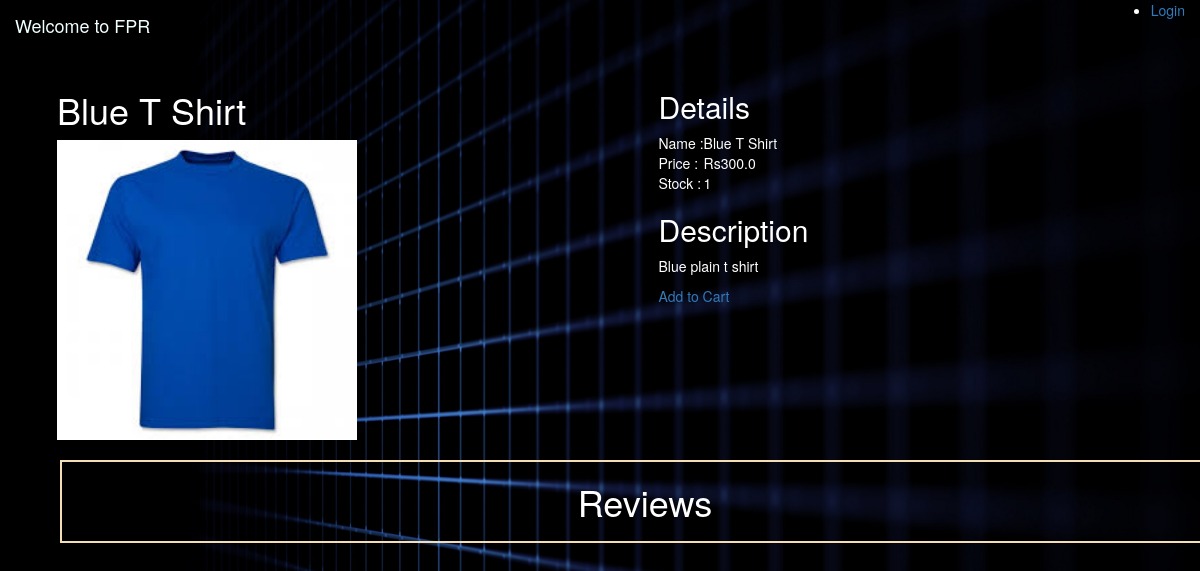
Page /productDescription?productId=9 on the committed database.
### tables this page shows
CREATE TABLE products
		(productId INTEGER PRIMARY KEY,
		name TEXT,
		price REAL,
		description TEXT,
		image TEXT,
		stock INTEGER,
		categoryId INTEGER,
		FOREIGN KEY(categoryId) REFERENCES categories(categoryId)
		);

### run.py (the view)
@app.route("/productDescription")
def productDescription():
    loggedIn, firstName, noOfItems = getLoginDetails()
    productId = request.args.get('productId')
    with sqlite3.connect('database.db') as conn:
        cur = conn.cursor()
        cur.execute('SELECT productId, name, price, description, image, stock FROM products WHERE productId = ?', (productId, ))
        productData = cur.fetchone()
        cur.execute("SELECT user,review,fake FROM reviews WHERE productId = ? AND fake = 0", (productId, ))
        reviews=cur.fetchall()
    conn.close()
    return render_template("productDescription1.html", data=productData,review=reviews, loggedIn = loggedIn, firstName = firstName, noOfItems = noOfItems)

### run.py (called while the page is built)
def getLoginDetails():
    with sqlite3.connect('database.db') as conn:
        cur = conn.cursor()
        if 'email' not in session:
            loggedIn = False
            firstName = ''
            noOfItems = 0
        else:
            loggedIn = True
            cur.execute("SELECT userId, Name FROM users WHERE email = ?", (session['email'], ))
            userId, firstName = cur.fetchone()
            cur.execute("SELECT count(productId) FROM kart WHERE userId = ?", (userId, ))
            noOfItems = cur.fetchone()[0]
    conn.close()
    return (loggedIn, firstName, noOfItems)

### templates/productDescription1.html (shortened to what this page needs)
<!DOCTYPE HTML>
<html>
<head>
<link rel="stylesheet" href="https://maxcdn.bootstrapcdn.com/bootstrap/3.4.1/css/bootstrap.min.css">
</head>
<body  style="background-image:url({{ url_for('static', filename='images/dark.jpg') }});background-attachment: fixed;background-size: cover;">
    <nav class="navbar navbar-toggleable-sm navbar-trans navbar-inverse" style="background: transparent;border: transparent;">
        <div class="container-fluid">
        <div class="navbar-header">
        {% if loggedIn %}
            <a class="navbar-brand" href="#" style="color: white;">Hello,{{firstName}}</a>
        {% else %}
            <a class="navbar-brand" href="#" style="color: azure;">Welcome to FPR</a>
        {% endif %}
        </div>
        <div class="nav navbar-nav navbar-right">
          <ul class="collapse navbar-collapse" id="myNavbar" style="color: white;">
            {% if not loggedIn %}
            <li class="active"><a href="/login">Login</a></li>
            {% endif %}
            </div>
        </div>
      </nav>
      <div class="container-fluid">
      <div class="split left" style="color: white;;">
        <h1>{{data[1]}}</h1>
      <img src={{url_for('static', filename='uploads/'+data[4]) }} id="productImage" style="width: 300px;"/>
      </div>
      <div class="split right" style="color: white;">
        <div id="productDescription">
          <h2>Details</h2>
          <table id="descriptionTable">
            <tr>
              <td>Name :</td>
              <td>{{data[1]}}</td>
            </tr>
            <tr>
              <td>Price :</td>
              <td>Rs{{data[2]}}</td>
            </tr>
            <tr>
              <td>Stock :</td>
              <td>{{data[5]}}</td>
            </tr>
          </table>
          <h2>Description</h2>
          <p>{{data[3]}}</p>
        </div>
        <div id="addToCart">
          <a href="/addToCart?productId={{request.args.get('productId')}}">Add to Cart</a>
        </div>
      </div>
      </div>
      <div style="margin-left: 60px;margin-right: 100px;margin-top:20px;border: 2px solid wheat;" class="container">
        <h1 style="text-align: center;color: white;">Reviews</h1>
        </div>
    </body>
    </html>

### templates/productDescription1.html (style rules this page uses)
.split { float: left; width: 45%; margin-left: 42px; }
.left { left: 0; }
.right { float: right; right: 0; }

### rows in the picture
products: name "Blue T Shirt", image (picture), price "300.0", stock "1", description "Blue plain t shirt"
